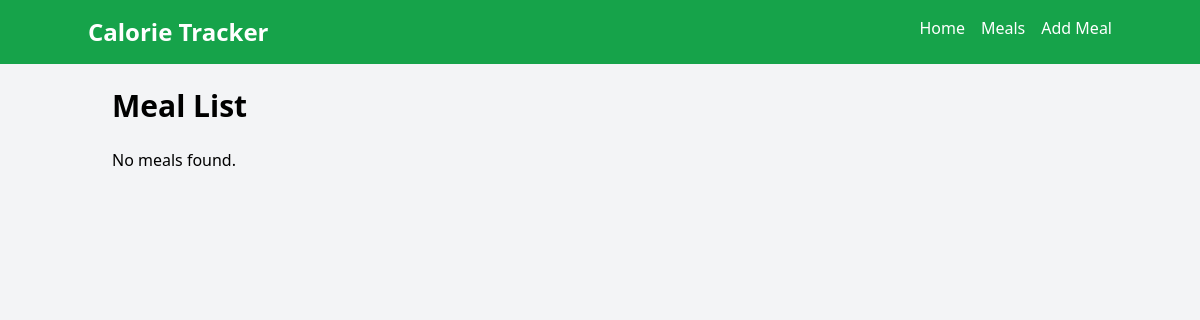
The app's page /meals/, older data.
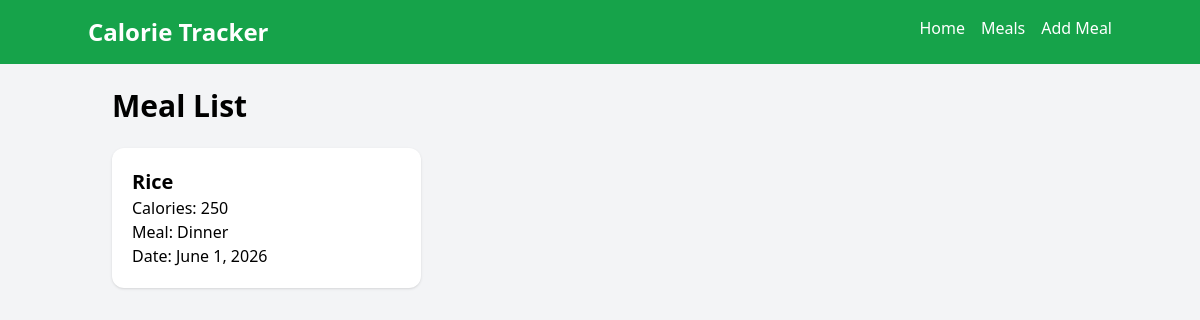
The same page, newer data.
### meals/models.py (models this page shows, shortened)
class FoodEntry(models.Model):
    MEAL_CHOICES = [
        ("Breakfast", "Breakfast"),
        ("Lunch", "Lunch"),
        ("Dinner", "Dinner"),
        ("Snack", "Snack"),
    ]
    food_name = models.CharField(max_length=100)
    calories = models.PositiveIntegerField()
    meal_type = models.CharField(
        max_length=20,
        choices=MEAL_CHOICES
    )
    date = models.DateField()
    created_at = models.DateTimeField(
        auto_now_add=True
    )

### meals/views.py (the view)
# urls.py: path('meals/', views.meals_list, name='meals_list'),
def meals_list(request):
    meals = FoodEntry.objects.all().order_by(
        "-date"
    )
    return render(
        request,
        "meals/meals_list.html",
        {
            "meals": meals
        }
    )

### meals/templates/meals/meals_list.html
{% extends 'meals/base.html' %}
{% block content %}
<h2 class="text-3xl font-bold mb-6">
    Meal List
</h2>
<div class="grid md:grid-cols-2 lg:grid-cols-3 gap-6">
    {% for meal in meals %}
        <div class="bg-white p-5 rounded-xl shadow">
    <h3 class="text-xl font-bold">
        {{ meal.food_name }}
    </h3>
    <p>
        Calories: {{ meal.calories }}
    </p>
    <p>
        Meal: {{ meal.meal_type }}
    </p>
    <p>
        Date: {{ meal.date }}
    </p>
</div>
    {% empty %}
        <p>No meals found.</p>
    {% endfor %}
</div>
{% endblock %}

### meals/templates/meals/base.html (shortened to what this page needs)
<!DOCTYPE html>
<html lang="en">
<head>
    <script src="https://cdn.tailwindcss.com"></script>
</head>
<body class="bg-gray-100">
    <nav class="bg-green-600 text-white p-4">
        <div class="container mx-auto flex justify-between">
            <h1 class="text-2xl font-bold">
                Calorie Tracker
            </h1>
    <ul class="flex gap-4">
    <li>
        <a href="/" class="hover:text-gray-200">
            Home
        </a>
    </li>
    <li>
        <a href="/meals/" class="hover:text-gray-200">
            Meals
        </a>
    </li>
    <li>
        <a href="/meals/add/" class="hover:text-gray-200">
            Add Meal
        </a>
    </li>
    </ul>
        </div>
    </nav>
    <main class="container mx-auto p-6">
        {% block content %}
        {% endblock %}
    </main>
</body>
</html>

Row changes from the older to the newer data that the page shows:
added FoodEntry: food_name "Rice", calories "250", meal_type "Dinner", date "June 1, 2026"
Text that changed along with them:
text no longer shown: "No meals found."
